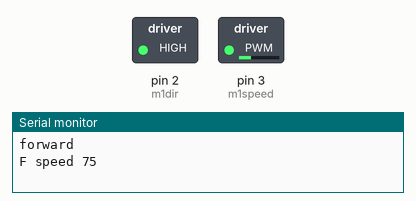
The sketch below on a simulated Arduino Uno, built with avr-gcc and run on an emulated ATmega328P. Parts: switched loads named in the sketch (green lamp = pin HIGH), the last lines printed to the serial monitor.

Above: at 0.05 s.
At 4.05 s:
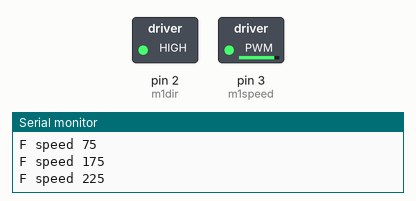
At 8.05 s:
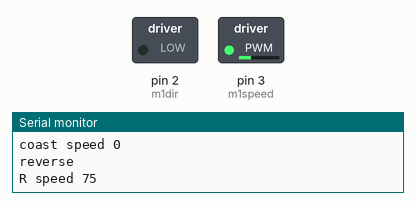
At 15.95 s:
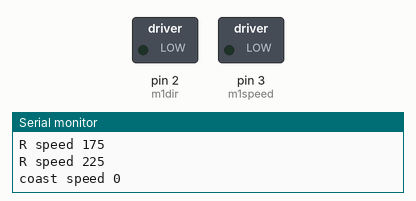
Timing chart, 0 to 20.8 s (numbered marks = the images above):
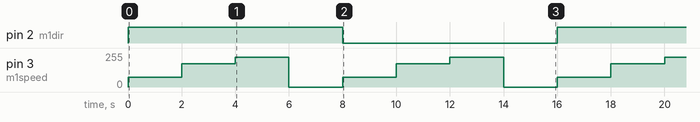

Measured:
- by itself, pin 2 (m1dir): alternates HIGH for 8.0 s and LOW for 8.0 s
- by itself, pin 3 (m1speed): repeats every 8.0 s: 175/255 2.0 s, 225/255 2.0 s, 0/255 2.0 s, 75/255 2.0 s

The sketch:

hbridge.ino
```cpp
/*
controls a full h-bridge circuit to drive a dc motor
 */

int m1dir = 2;
int m1speed = 3;
int pause = 2000;


// the setup routine runs once when you press reset:
/* ------------------------------------------------------- */
void setup() {
  pinMode(m1dir, OUTPUT);
  pinMode(m1speed, OUTPUT);
  Serial.begin(9600);
}

void forward(int spd) {
  Serial.println("forward");
  digitalWrite(m1dir, HIGH);
  Serial.print("F speed ");
  Serial.println(spd);
  analogWrite(m1speed, spd);
  delay(pause);
}

void reverse(int spd) {
}

/* -------------------------------------------------------
 * MAIN
 * -------------------------------------------------------*/
void loop() {
  // forward
  Serial.println("forward");
  digitalWrite(m1dir, HIGH);
  Serial.println("F speed 75");
  analogWrite(m1speed, 75);
  delay(pause);
  Serial.println("F speed 175");
  analogWrite(m1speed, 175);
  delay(pause);
  Serial.println("F speed 225");
  analogWrite(m1speed, 225);
  delay(pause);

  // coast
  Serial.println("coast speed 0");
  analogWrite(m1speed, 0);
  delay(pause);

  // reverse
  Serial.println("reverse");
  digitalWrite(m1dir, LOW);
  Serial.println("R speed 75");
  analogWrite(m1speed, 75);
  delay(pause);
  Serial.println("R speed 175");
  analogWrite(m1speed, 175);
  delay(pause);
  Serial.println("R speed 225");
  analogWrite(m1speed, 225);
  delay(pause);

  // coast
  Serial.println("coast speed 0");
  analogWrite(m1speed, 0);
  delay(pause);
}
```
